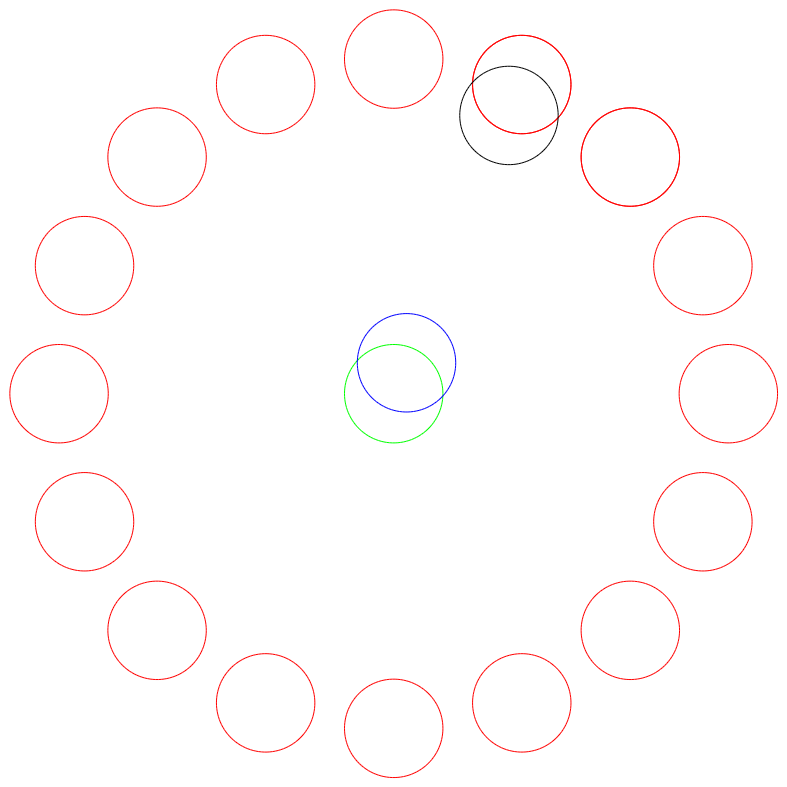
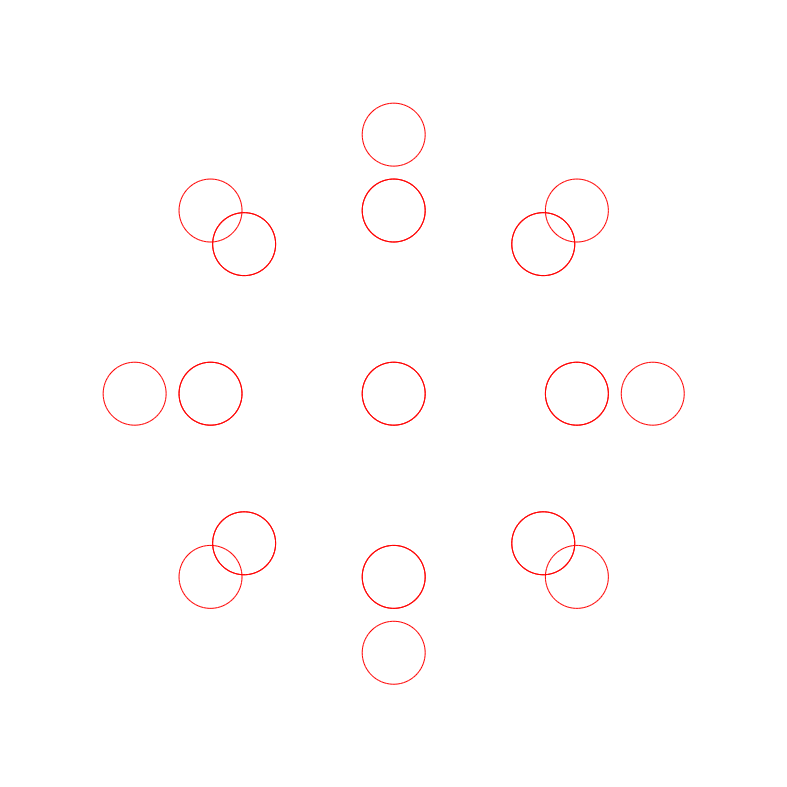

Recreate these plots in MATLAB, in order.
figure(1);
clf
set(gcf,'Units','centimeters');
set(gcf,'Position',[0 0 20 20]);
set(gcf,'PaperPosition',[0 0 20 20]/2.54);
axes('Position',[0 0 1 1]);
xlim([-10 10]);
ylim([-10 10]);
hold on
msize = 1.25*2/2.54*72;
[tx,ty] = pol2cart(pi/8:pi/8:2*pi,8.5);
plot(tx(3),ty(3),'ro','MarkerSize',msize);
plot(tx([1:2 2:end]),ty([1:2 2:end]),'ro','MarkerSize',msize);
plot(0,0,'go','MarkerSize',msize);
plot(tx(3)*.1,ty(3)*.1,'bo','MarkerSize',msize);
plot(tx(3)*.9,ty(3)*.9,'ko','MarkerSize',msize);
box off;
axis off;

figure(2);
clf
set(gcf,'Units','centimeters');
set(gcf,'Position',[0 0 20 20]);
set(gcf,'PaperPosition',[0 0 20 20]/2.54);
axes('Position',[0 0 1 1]);
xlim([-10 10]);
ylim([-10 10]);
hold on
msize = .8*2/2.54*72;
targets = [3.79896477126774,3.79896477126774,3.79896477126774;-3.79896477126774,3.79896477126774,3.79896477126774;-3.79896477126774,-3.79896477126774,3.79896477126774;3.79896477126774,-3.79896477126774,3.79896477126774;3.79896477126774,3.79896477126774,-3.79896477126774;-3.79896477126774,3.79896477126774,-3.79896477126774;-3.79896477126774,-3.79896477126774,-3.79896477126774;3.79896477126774,-3.79896477126774,-3.79896477126774;6.58000000000000,0,0;-6.58000000000000,0,0;0,6.58000000000000,0;0,-6.58000000000000,0;0,0,6.58000000000000;0,0,-6.58000000000000;4.65276262020748,4.65276262020748,0;-4.65276262020748,4.65276262020748,0;-4.65276262020748,-4.65276262020748,0;4.65276262020748,-4.65276262020748,0;4.65276262020748,0,4.65276262020748;-4.65276262020748,0,4.65276262020748;-4.65276262020748,0,-4.65276262020748;4.65276262020748,0,-4.65276262020748;0,4.65276262020748,4.65276262020748;0,4.65276262020748,-4.65276262020748;0,-4.65276262020748,-4.65276262020748;0,-4.65276262020748,4.65276262020748;];
% plot(targets([10 14 26],1),targets([10 14 26],2),'go','MarkerSize',msize);
plot(targets(:,1),targets(:,2),'ro','MarkerSize',msize);
box off;
axis off;
